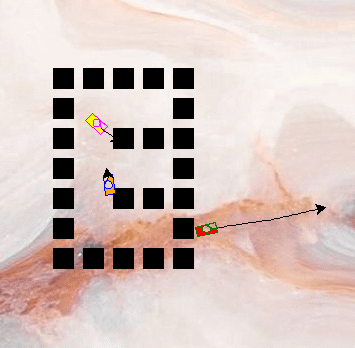

Write the Python code that produced this figure.
from turtle import Screen
from maze_utils import load_maze_from_file, place_bricks
from tank_utils import Tank

world = Screen()
world.bgpic("marble.gif")
maze = load_maze_from_file("maze.txt")
place_bricks(maze)

team_1_player_1 = Tank()
team_1_player_1.goto(50,-50)
team_1_player_1.register_controls_to_world(world)

team_2_player_2 = Tank()
team_2_player_2.color("green","red")
team_2_player_2.goto(150,-150)
team_2_player_2.register_controls_to_world(
    world, shoot="q",
    up="w",down="z",
    left="a",right="d",
)

team_2_bot = Tank()
team_2_bot.color("blue","orange")
team_2_bot.goto(50, -150)
team_2_bot.drive_to_target_and_shoot(team_1_player_1)

world.listen()
world.exitonclick()
